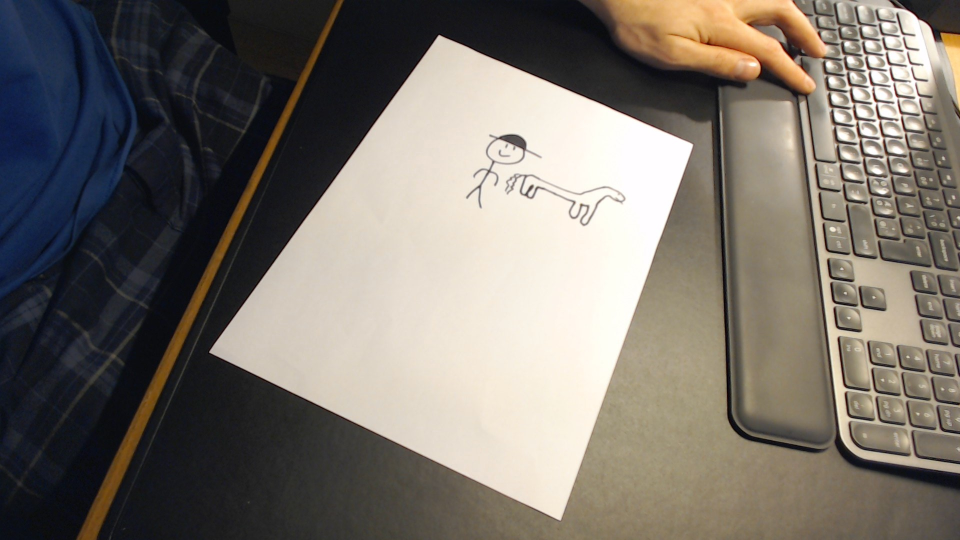
#> input picture FrameTest.jpg, 1920 x 1080 px, found by its file name (shown at 1/2 size)
$ python A2_2.py
#> lines starting #> are read from the running program, lines starting #| are printed output that depends on the picture; after the words box and inside, x2 and y2 are one past the last pixel; in counts of white or black regions, pixels touching at a corner belong together
import cv2
import numpy as np
import time

# Based on tutorial from https://docs.opencv.org/3.4/d9/db0/tutorial_hough_lines.html

frame = cv2.imread("frameTest.jpg")
#> frame is the input picture: shape (1080, 1920, 3); mean B, G, R 107, 114.8, 121

frame = cv2.resize(frame[:4000, :], (480, 640))
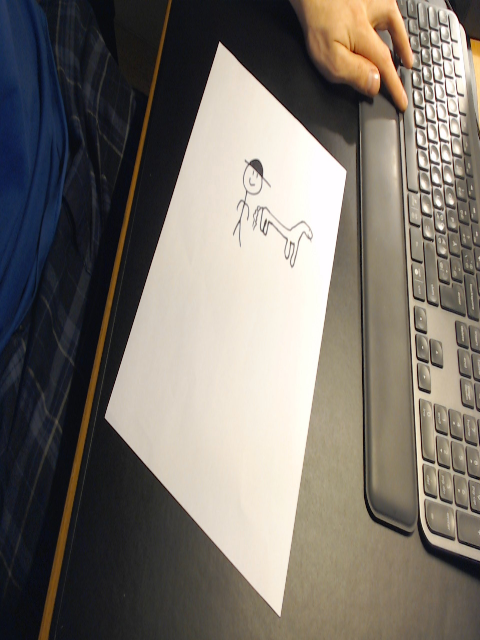
#> frame: shape (640, 480, 3); mean B, G, R 106.9, 114.6, 120.9

while True:

    ti = time.time()
    gray = cv2.cvtColor(frame, cv2.COLOR_BGR2GRAY)
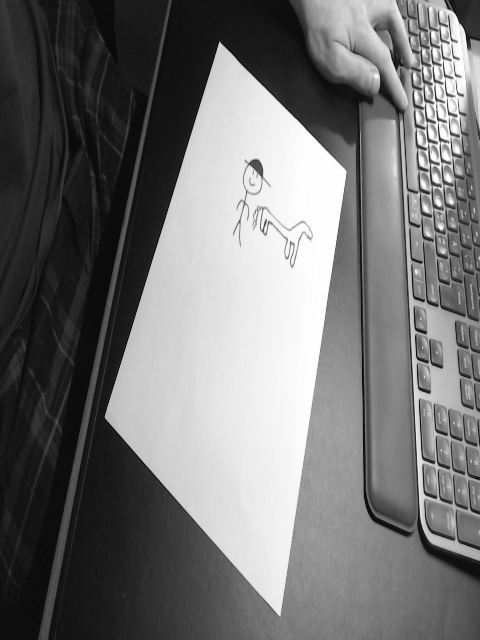
#> gray: shape (640, 480); min 3, max 255, mean 115.6

    cv2.imshow("gray", gray)
    canny = cv2.Canny(gray, 50, 200)
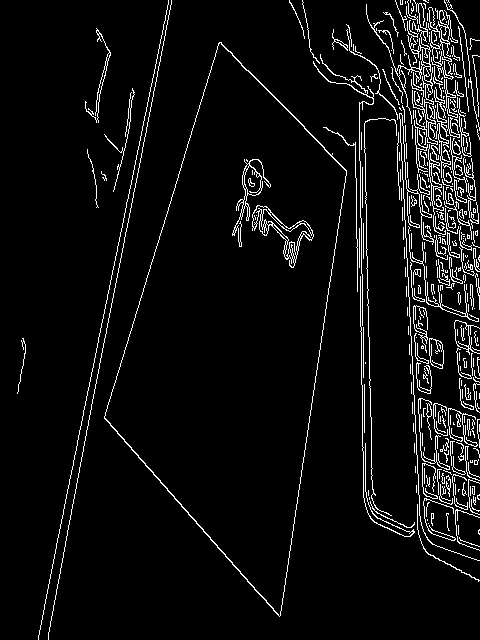
#> canny: shape (640, 480); 5.6% white in thin lines or dots

    cv2.imshow("canny", canny)

    cannyColor = cv2.cvtColor(canny, cv2.COLOR_GRAY2BGR)
#> cannyColor: shape (640, 480, 3); 5.6% white in thin lines or dots
    cannyColorCopy = cv2.cvtColor(canny, cv2.COLOR_GRAY2BGR)

    countourArr = 255*np.ones(gray.shape, np.uint8)

    lines = cv2.HoughLines(canny, 1, np.pi/180, 100)
#> lines = 417 rows, first 8: [168, 0.192], [-357, 3.12], [-392, 3.09], [-426, 3.05], [-396, 3.09], [-424, 3.05], [-404, 3.07], [221, 0.297]

    if lines is not None:
        for i in range(0, len(lines)):
            rho = lines[i][0][0]
            theta = lines[i][0][1]
            a = np.cos(theta)
            b = np.sin(theta)
            x0 = a * rho
            y0 = b * rho
            pt1 = (int(x0 + 1000*(-b)), int(y0 + 1000*(a)))
            pt2 = (int(x0 - 1000*(-b)), int(y0 - 1000*(a)))
            cv2.line(cannyColor, pt1, pt2, (0, 0, 255), 3, cv2.LINE_AA)
            cv2.line(countourArr, pt1, pt2, 0, 3, cv2.LINE_AA)
#> this loop made 417 passes
#> (rho, theta, a, b, x0, y0, pt1, pt2) on passes 1 to 3: (168, 0.192, 0.982, 0.191, 164.9, 32.06, (-25, 1013), (355, -949)), (-357, 3.12, -1, 0.0175, 356.9, -6.23, (339, -1006), (374, 993)), (-392, 3.09, -0.999, 0.0523, 391.5, -20.52, (339, -1019), (443, 978))
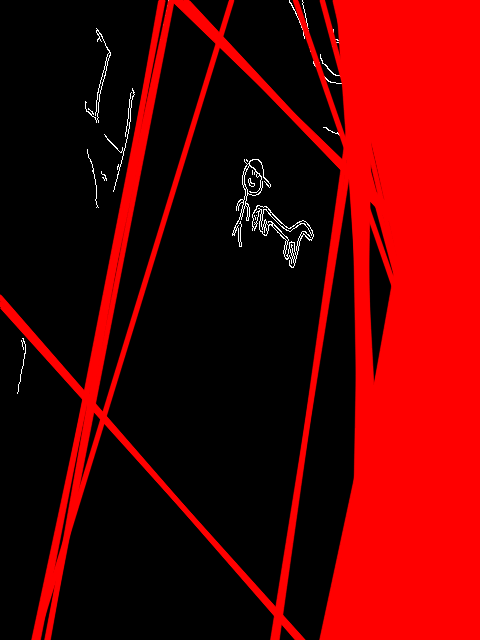
#> cannyColor: shape (640, 480, 3); mean B, G, R 1.5, 1.5, 89.2
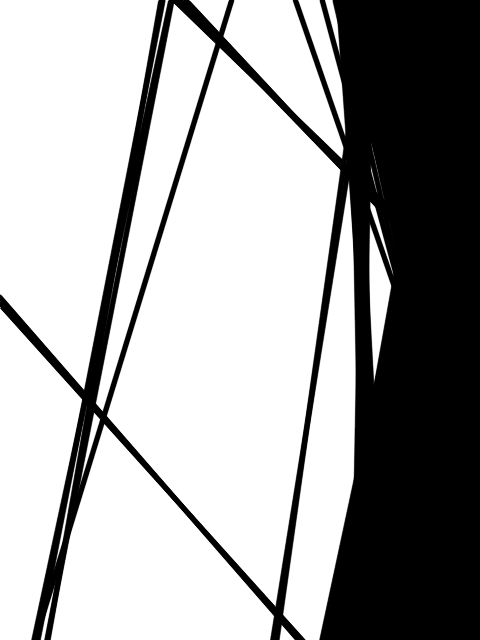
#> countourArr: shape (640, 480); min 0, max 255, mean 167.3

    # [5 lines of commented-out code are left out]


    contours, q= cv2.findContours(countourArr, cv2.RETR_EXTERNAL, cv2.CHAIN_APPROX_SIMPLE)
#> contours = 92 contours, 72 with area under 20; largest, box (x1, y1, x2, y2) and area: (106, 47, 341, 608) 73044, (0, 0, 159, 391) 43424, (50, 423, 275, 640) 26986, (0, 307, 83, 640) 17406, (282, 179, 356, 640) 15786; q = 92 rows, first 6: [1, -1, -1, -1], [2, 0, -1, -1], [3, 1, -1, -1], [4, 2, -1, -1], [5, 3, -1, -1], [6, 4, -1, -1]
    maxArea = 0
    for c in contours:
        area = cv2.contourArea(c)
        if area > maxArea:
            maxArea = area
            CON = c
#> this loop made 92 passes
#> (area, maxArea) on passes 2, 6, 18, 82: (121, 121), (163, 163), (26985.5, 26985.5), (73044, 73044)
#> area on passes 19, 20, 38, 50, 55, 56: 298.5, 300, 17406.5, 1824.5, 62, 222
#> after the loop, CON = contour of 436 points, box (x1, y1, x2, y2) (106, 47, 341, 608), area 73044; maxArea = 73044
    approxi = cv2.approxPolyDP(CON,0.05*cv2.arcLength(CON,True),True)
#> approxi = [[219, 47], [106, 416], [275, 607], [340, 170]]
    cv2.drawContours(countourArr, [approxi], -1, (150), 4)
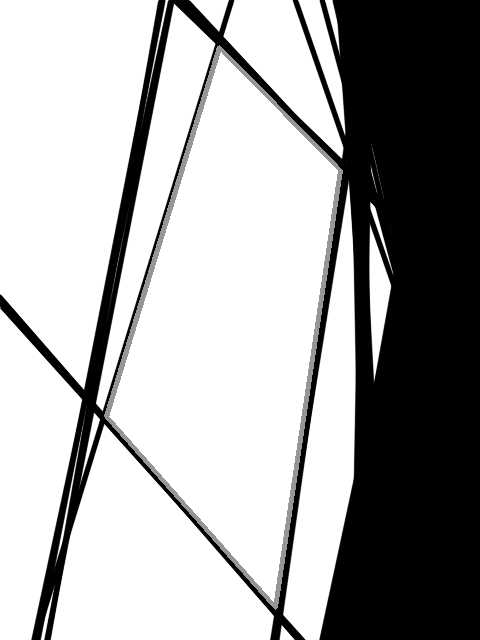
#> countourArr: shape (640, 480); 1.95% of pixels changed, all inside (x1, y1, x2, y2) = (104, 45, 343, 610)
    cornersOld = np.float32(approxi)
#> cornersOld = [[219, 47], [106, 416], [275, 607], [340, 170]]
    cornersNew = np.array([
        [0, 0],
        [0, 480],
        [640, 480],
        [640, 0],], np.float32)

    if len(cornersOld) == 4: #if four corners

        getPer = cv2.getPerspectiveTransform(cornersOld, cornersNew)
#> getPer = [[3.73, 1.14, -871.1], [-1.29, 1.27, 222.3], [-0.000632, 0.000824, 1]]
        Warped = cv2.warpPerspective(frame, getPer, (640, 480))
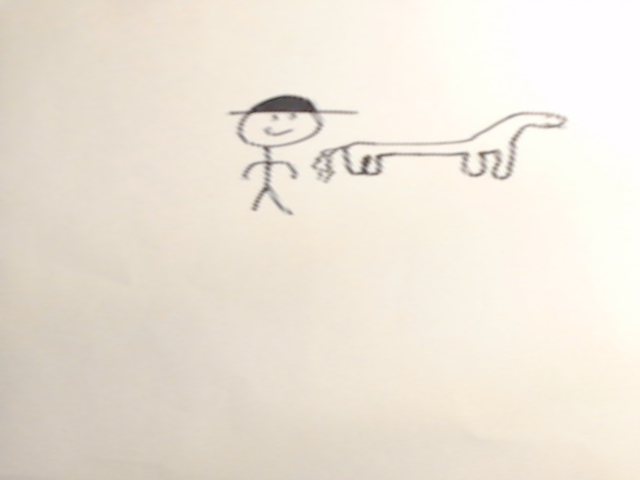
#> Warped: shape (480, 640, 3); mean B, G, R 216.6, 228.6, 236.7
        cv2.imshow("Cowboy and The horse warped", Warped)

    t = time.time()

    cv2.imshow("onesArr", countourArr)
    cv2.imshow("Frame", frame)
    #cv2.imshow("Hough-P", cannyColorCopy)

    k = cv2.waitKey(10) & 0xFF
#> (key Esc is pressed here)
    if k == 27:
        break
